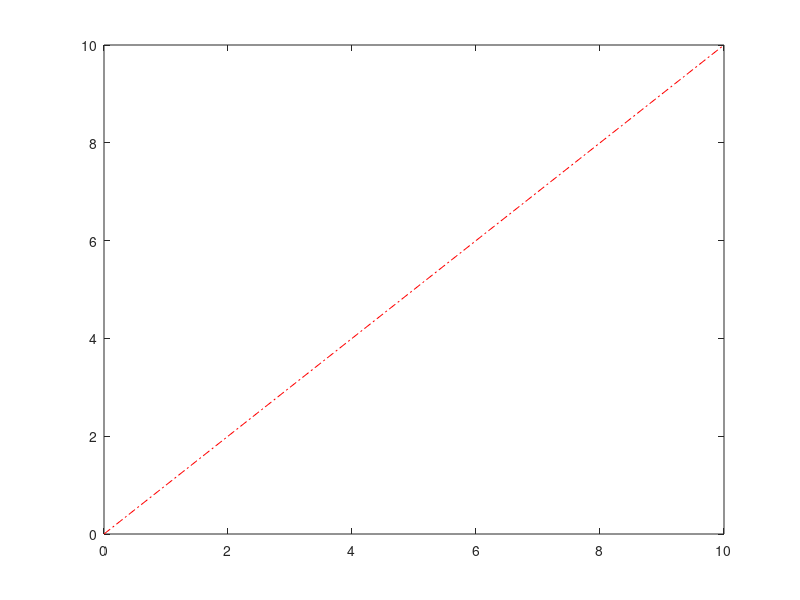

This figure's MATLAB source:
clc; clear;

x = 0 : 0.1 : 10; % x od 0 do 10 z krokiem 0.1
y = x;

% axis([xmin, xmax, ymin,ymax])

xlabel("X axis")
ylabel("Y axis")

plot(x,y, 'r-.') % z kolorkiem i stylem lini jak w matplotlib

%% Kolory
% b,g,r - blue green red 
% c - cyan
% y -yellow 
% k - black
% w - white
% #212121 - custom color
%%

%% Line Style
%
%
%%

